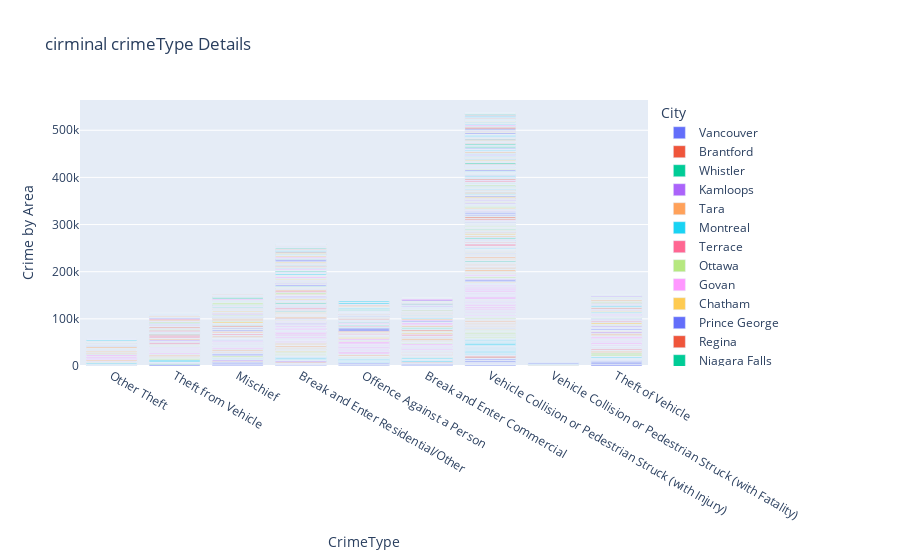

This figure's notebook cell:
### Code cell
# import matplotlib.pyplot as plt
# plt.rcParams["figure.figsize"] = [7.50, 3.50]
# plt.rcParams["figure.autolayout"] = True

# df.set_index('StateFull').plot()

import plotly.express as px
#fig = px.scatter(df, x = 'CrimeType', y = 'City', title='cirminal crime by state', color="CountryFull",pattern_shape="StateFull", pattern_shape_sequence=[".", "x", "+"])
#fig = px.scatter(df, x = 'CrimeType', y = 'City', title='cirminal crimeType Details', color="StateFull", size_max=60)
fig = px.bar(df, x = 'Crime by Area', y = 'CrimeType' ,title='cirminal crimeType Details',color="City")
print(fig.show())
